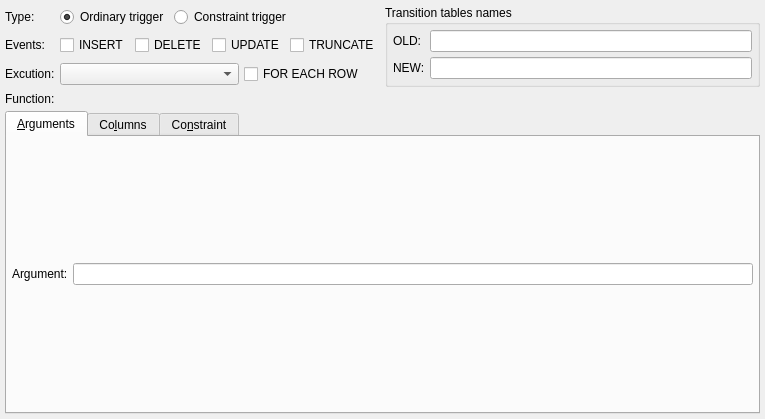
<?xml version="1.0" encoding="UTF-8"?>
<ui version="4.0">
 <class>TriggerWidget</class>
 <widget class="QWidget" name="TriggerWidget">
  <property name="geometry">
   <rect>
    <x>0</x>
    <y>0</y>
    <width>765</width>
    <height>419</height>
   </rect>
  </property>
  <property name="minimumSize">
   <size>
    <width>430</width>
    <height>310</height>
   </size>
  </property>
  <layout class="QGridLayout" name="trigger_grid">
   <property name="leftMargin">
    <number>5</number>
   </property>
   <property name="topMargin">
    <number>5</number>
   </property>
   <property name="rightMargin">
    <number>5</number>
   </property>
   <property name="bottomMargin">
    <number>5</number>
   </property>
   <property name="spacing">
    <number>5</number>
   </property>
   <item row="1" column="0">
    <widget class="QLabel" name="event_lbl">
     <property name="sizePolicy">
      <sizepolicy hsizetype="Preferred" vsizetype="Fixed">
       <horstretch>0</horstretch>
       <verstretch>0</verstretch>
      </sizepolicy>
     </property>
     <property name="minimumSize">
      <size>
       <width>0</width>
       <height>0</height>
      </size>
     </property>
     <property name="maximumSize">
      <size>
       <width>16777215</width>
       <height>16777215</height>
      </size>
     </property>
     <property name="text">
      <string>Events:</string>
     </property>
    </widget>
   </item>
   <item row="0" column="0">
    <widget class="QLabel" name="label">
     <property name="sizePolicy">
      <sizepolicy hsizetype="Preferred" vsizetype="Fixed">
       <horstretch>0</horstretch>
       <verstretch>0</verstretch>
      </sizepolicy>
     </property>
     <property name="text">
      <string>Type:</string>
     </property>
    </widget>
   </item>
   <item row="7" column="0" colspan="6">
    <widget class="QTabWidget" name="arg_cols_tbw">
     <property name="currentIndex">
      <number>0</number>
     </property>
     <property name="iconSize">
      <size>
       <width>22</width>
       <height>22</height>
      </size>
     </property>
     <widget class="QWidget" name="tab">
      <attribute name="icon">
       <iconset resource="../../res/resources.qrc">
        <normaloff>:/icons/icons/usertype.png</normaloff>:/icons/icons/usertype.png</iconset>
      </attribute>
      <attribute name="title">
       <string>&amp;Arguments</string>
      </attribute>
      <layout class="QGridLayout" name="gridLayout">
       <property name="leftMargin">
        <number>5</number>
       </property>
       <property name="topMargin">
        <number>5</number>
       </property>
       <property name="rightMargin">
        <number>5</number>
       </property>
       <property name="bottomMargin">
        <number>5</number>
       </property>
       <property name="spacing">
        <number>5</number>
       </property>
       <item row="0" column="0">
        <widget class="QLabel" name="argument_lbl">
         <property name="text">
          <string>Argument:</string>
         </property>
        </widget>
       </item>
       <item row="0" column="1">
        <widget class="QLineEdit" name="argument_edt">
         <property name="minimumSize">
          <size>
           <width>180</width>
           <height>0</height>
          </size>
         </property>
         <property name="clearButtonEnabled">
          <bool>true</bool>
         </property>
        </widget>
       </item>
      </layout>
     </widget>
     <widget class="QWidget" name="tab_2">
      <property name="enabled">
       <bool>false</bool>
      </property>
      <attribute name="icon">
       <iconset resource="../../res/resources.qrc">
        <normaloff>:/icons/icons/column.png</normaloff>:/icons/icons/column.png</iconset>
      </attribute>
      <attribute name="title">
       <string>Co&amp;lumns</string>
      </attribute>
      <layout class="QGridLayout" name="gridLayout_2">
       <property name="leftMargin">
        <number>5</number>
       </property>
       <property name="topMargin">
        <number>5</number>
       </property>
       <property name="rightMargin">
        <number>5</number>
       </property>
       <property name="bottomMargin">
        <number>5</number>
       </property>
       <property name="spacing">
        <number>5</number>
       </property>
      </layout>
     </widget>
     <widget class="QWidget" name="tab_3">
      <attribute name="icon">
       <iconset resource="../../res/resources.qrc">
        <normaloff>:/icons/icons/constraint.png</normaloff>:/icons/icons/constraint.png</iconset>
      </attribute>
      <attribute name="title">
       <string>Co&amp;nstraint</string>
      </attribute>
      <layout class="QGridLayout" name="gridLayout_3">
       <property name="leftMargin">
        <number>5</number>
       </property>
       <property name="topMargin">
        <number>5</number>
       </property>
       <property name="rightMargin">
        <number>5</number>
       </property>
       <property name="bottomMargin">
        <number>5</number>
       </property>
       <property name="spacing">
        <number>5</number>
       </property>
       <item row="0" column="0">
        <widget class="QLabel" name="options_lbl">
         <property name="enabled">
          <bool>true</bool>
         </property>
         <property name="sizePolicy">
          <sizepolicy hsizetype="Preferred" vsizetype="Fixed">
           <horstretch>0</horstretch>
           <verstretch>0</verstretch>
          </sizepolicy>
         </property>
         <property name="minimumSize">
          <size>
           <width>0</width>
           <height>0</height>
          </size>
         </property>
         <property name="maximumSize">
          <size>
           <width>16777215</width>
           <height>16777215</height>
          </size>
         </property>
         <property name="text">
          <string>Options:</string>
         </property>
        </widget>
       </item>
       <item row="0" column="1">
        <layout class="QHBoxLayout" name="horizontalLayout">
         <property name="spacing">
          <number>5</number>
         </property>
         <item>
          <widget class="QCheckBox" name="deferrable_chk">
           <property name="enabled">
            <bool>false</bool>
           </property>
           <property name="sizePolicy">
            <sizepolicy hsizetype="Minimum" vsizetype="Fixed">
             <horstretch>0</horstretch>
             <verstretch>0</verstretch>
            </sizepolicy>
           </property>
           <property name="minimumSize">
            <size>
             <width>0</width>
             <height>0</height>
            </size>
           </property>
           <property name="maximumSize">
            <size>
             <width>16777215</width>
             <height>16777215</height>
            </size>
           </property>
           <property name="text">
            <string>Deferrable:</string>
           </property>
          </widget>
         </item>
         <item>
          <widget class="QComboBox" name="deferral_type_cmb">
           <property name="enabled">
            <bool>false</bool>
           </property>
           <property name="sizePolicy">
            <sizepolicy hsizetype="Expanding" vsizetype="Fixed">
             <horstretch>0</horstretch>
             <verstretch>0</verstretch>
            </sizepolicy>
           </property>
           <property name="minimumSize">
            <size>
             <width>0</width>
             <height>0</height>
            </size>
           </property>
           <property name="maximumSize">
            <size>
             <width>16777215</width>
             <height>16777215</height>
            </size>
           </property>
           <property name="iconSize">
            <size>
             <width>28</width>
             <height>28</height>
            </size>
           </property>
          </widget>
         </item>
        </layout>
       </item>
       <item row="2" column="1">
        <widget class="QPlainTextEdit" name="cond_expr_txt">
         <property name="sizePolicy">
          <sizepolicy hsizetype="Expanding" vsizetype="Expanding">
           <horstretch>0</horstretch>
           <verstretch>0</verstretch>
          </sizepolicy>
         </property>
         <property name="minimumSize">
          <size>
           <width>0</width>
           <height>0</height>
          </size>
         </property>
         <property name="maximumSize">
          <size>
           <width>16777215</width>
           <height>16777215</height>
          </size>
         </property>
         <property name="frameShadow">
          <enum>QFrame::Shadow::Sunken</enum>
         </property>
         <property name="lineWidth">
          <number>1</number>
         </property>
         <property name="midLineWidth">
          <number>0</number>
         </property>
         <property name="verticalScrollBarPolicy">
          <enum>Qt::ScrollBarPolicy::ScrollBarAsNeeded</enum>
         </property>
         <property name="horizontalScrollBarPolicy">
          <enum>Qt::ScrollBarPolicy::ScrollBarAsNeeded</enum>
         </property>
        </widget>
       </item>
       <item row="1" column="0">
        <widget class="QLabel" name="ref_table_lbl">
         <property name="enabled">
          <bool>false</bool>
         </property>
         <property name="sizePolicy">
          <sizepolicy hsizetype="Preferred" vsizetype="Fixed">
           <horstretch>0</horstretch>
           <verstretch>0</verstretch>
          </sizepolicy>
         </property>
         <property name="minimumSize">
          <size>
           <width>0</width>
           <height>0</height>
          </size>
         </property>
         <property name="maximumSize">
          <size>
           <width>16777215</width>
           <height>16777215</height>
          </size>
         </property>
         <property name="text">
          <string>Reference Table:</string>
         </property>
        </widget>
       </item>
       <item row="2" column="0">
        <widget class="QLabel" name="cond_expr_lbl">
         <property name="sizePolicy">
          <sizepolicy hsizetype="Preferred" vsizetype="Expanding">
           <horstretch>0</horstretch>
           <verstretch>0</verstretch>
          </sizepolicy>
         </property>
         <property name="minimumSize">
          <size>
           <width>0</width>
           <height>0</height>
          </size>
         </property>
         <property name="maximumSize">
          <size>
           <width>16777215</width>
           <height>16777215</height>
          </size>
         </property>
         <property name="text">
          <string>Condition:</string>
         </property>
        </widget>
       </item>
      </layout>
     </widget>
    </widget>
   </item>
   <item row="1" column="1" colspan="4">
    <widget class="QWidget" name="events_wgt" native="true">
     <property name="minimumSize">
      <size>
       <width>0</width>
       <height>0</height>
      </size>
     </property>
     <layout class="QHBoxLayout" name="horizontalLayout_2">
      <property name="spacing">
       <number>5</number>
      </property>
      <property name="leftMargin">
       <number>0</number>
      </property>
      <property name="topMargin">
       <number>0</number>
      </property>
      <property name="rightMargin">
       <number>0</number>
      </property>
      <property name="bottomMargin">
       <number>0</number>
      </property>
      <item>
       <widget class="QCheckBox" name="insert_chk">
        <property name="sizePolicy">
         <sizepolicy hsizetype="Preferred" vsizetype="Fixed">
          <horstretch>0</horstretch>
          <verstretch>0</verstretch>
         </sizepolicy>
        </property>
        <property name="minimumSize">
         <size>
          <width>0</width>
          <height>0</height>
         </size>
        </property>
        <property name="maximumSize">
         <size>
          <width>16777215</width>
          <height>16777215</height>
         </size>
        </property>
        <property name="text">
         <string>INSERT</string>
        </property>
       </widget>
      </item>
      <item>
       <widget class="QCheckBox" name="delete_chk">
        <property name="sizePolicy">
         <sizepolicy hsizetype="Preferred" vsizetype="Fixed">
          <horstretch>0</horstretch>
          <verstretch>0</verstretch>
         </sizepolicy>
        </property>
        <property name="minimumSize">
         <size>
          <width>0</width>
          <height>0</height>
         </size>
        </property>
        <property name="maximumSize">
         <size>
          <width>16777215</width>
          <height>16777215</height>
         </size>
        </property>
        <property name="text">
         <string>DELETE</string>
        </property>
       </widget>
      </item>
      <item>
       <widget class="QCheckBox" name="update_chk">
        <property name="sizePolicy">
         <sizepolicy hsizetype="Preferred" vsizetype="Fixed">
          <horstretch>0</horstretch>
          <verstretch>0</verstretch>
         </sizepolicy>
        </property>
        <property name="minimumSize">
         <size>
          <width>0</width>
          <height>0</height>
         </size>
        </property>
        <property name="maximumSize">
         <size>
          <width>16777215</width>
          <height>16777215</height>
         </size>
        </property>
        <property name="text">
         <string>UPDATE</string>
        </property>
       </widget>
      </item>
      <item>
       <widget class="QCheckBox" name="truncate_chk">
        <property name="sizePolicy">
         <sizepolicy hsizetype="Preferred" vsizetype="Fixed">
          <horstretch>0</horstretch>
          <verstretch>0</verstretch>
         </sizepolicy>
        </property>
        <property name="minimumSize">
         <size>
          <width>0</width>
          <height>0</height>
         </size>
        </property>
        <property name="maximumSize">
         <size>
          <width>16777215</width>
          <height>16777215</height>
         </size>
        </property>
        <property name="text">
         <string>TRUNCATE</string>
        </property>
       </widget>
      </item>
     </layout>
    </widget>
   </item>
   <item row="0" column="1">
    <widget class="QRadioButton" name="ordinary_rb">
     <property name="sizePolicy">
      <sizepolicy hsizetype="Minimum" vsizetype="Fixed">
       <horstretch>0</horstretch>
       <verstretch>0</verstretch>
      </sizepolicy>
     </property>
     <property name="text">
      <string>Ordinary trigger</string>
     </property>
     <property name="checked">
      <bool>true</bool>
     </property>
    </widget>
   </item>
   <item row="0" column="2" colspan="3">
    <widget class="QRadioButton" name="constraint_rb">
     <property name="sizePolicy">
      <sizepolicy hsizetype="Preferred" vsizetype="Fixed">
       <horstretch>0</horstretch>
       <verstretch>0</verstretch>
      </sizepolicy>
     </property>
     <property name="text">
      <string>Constraint trigger</string>
     </property>
    </widget>
   </item>
   <item row="2" column="3" colspan="2">
    <widget class="QCheckBox" name="exec_per_row_chk">
     <property name="sizePolicy">
      <sizepolicy hsizetype="Preferred" vsizetype="Fixed">
       <horstretch>0</horstretch>
       <verstretch>0</verstretch>
      </sizepolicy>
     </property>
     <property name="minimumSize">
      <size>
       <width>0</width>
       <height>0</height>
      </size>
     </property>
     <property name="maximumSize">
      <size>
       <width>16777215</width>
       <height>16777215</height>
      </size>
     </property>
     <property name="text">
      <string>FOR EACH ROW</string>
     </property>
    </widget>
   </item>
   <item row="2" column="1" colspan="2">
    <widget class="QComboBox" name="firing_mode_cmb">
     <property name="enabled">
      <bool>true</bool>
     </property>
     <property name="sizePolicy">
      <sizepolicy hsizetype="Preferred" vsizetype="Fixed">
       <horstretch>0</horstretch>
       <verstretch>0</verstretch>
      </sizepolicy>
     </property>
     <property name="minimumSize">
      <size>
       <width>0</width>
       <height>0</height>
      </size>
     </property>
     <property name="maximumSize">
      <size>
       <width>16777215</width>
       <height>16777215</height>
      </size>
     </property>
     <property name="iconSize">
      <size>
       <width>28</width>
       <height>28</height>
      </size>
     </property>
    </widget>
   </item>
   <item row="2" column="0">
    <widget class="QLabel" name="firing_mode_lbl">
     <property name="enabled">
      <bool>true</bool>
     </property>
     <property name="sizePolicy">
      <sizepolicy hsizetype="Preferred" vsizetype="Fixed">
       <horstretch>0</horstretch>
       <verstretch>0</verstretch>
      </sizepolicy>
     </property>
     <property name="minimumSize">
      <size>
       <width>0</width>
       <height>0</height>
      </size>
     </property>
     <property name="maximumSize">
      <size>
       <width>16777215</width>
       <height>16777215</height>
      </size>
     </property>
     <property name="text">
      <string>Excution:</string>
     </property>
    </widget>
   </item>
   <item row="3" column="0">
    <widget class="QLabel" name="function_lbl">
     <property name="enabled">
      <bool>true</bool>
     </property>
     <property name="sizePolicy">
      <sizepolicy hsizetype="Preferred" vsizetype="Fixed">
       <horstretch>0</horstretch>
       <verstretch>0</verstretch>
      </sizepolicy>
     </property>
     <property name="minimumSize">
      <size>
       <width>0</width>
       <height>0</height>
      </size>
     </property>
     <property name="maximumSize">
      <size>
       <width>16777215</width>
       <height>16777215</height>
      </size>
     </property>
     <property name="text">
      <string>Function:</string>
     </property>
    </widget>
   </item>
   <item row="0" column="5" rowspan="3">
    <widget class="QGroupBox" name="transition_tabs_names_gb">
     <property name="sizePolicy">
      <sizepolicy hsizetype="Expanding" vsizetype="Preferred">
       <horstretch>0</horstretch>
       <verstretch>0</verstretch>
      </sizepolicy>
     </property>
     <property name="title">
      <string>Transition tables names</string>
     </property>
     <layout class="QGridLayout" name="gridLayout_5">
      <property name="leftMargin">
       <number>5</number>
      </property>
      <property name="topMargin">
       <number>5</number>
      </property>
      <property name="rightMargin">
       <number>5</number>
      </property>
      <property name="bottomMargin">
       <number>5</number>
      </property>
      <property name="spacing">
       <number>5</number>
      </property>
      <item row="0" column="1">
       <widget class="QLineEdit" name="old_table_edt">
        <property name="minimumSize">
         <size>
          <width>180</width>
          <height>0</height>
         </size>
        </property>
        <property name="clearButtonEnabled">
         <bool>true</bool>
        </property>
       </widget>
      </item>
      <item row="0" column="0">
       <widget class="QLabel" name="old_table_lbl">
        <property name="text">
         <string>OLD:</string>
        </property>
       </widget>
      </item>
      <item row="1" column="0">
       <widget class="QLabel" name="new_table_lbl">
        <property name="text">
         <string>NEW:</string>
        </property>
       </widget>
      </item>
      <item row="1" column="1">
       <widget class="QLineEdit" name="new_table_edt">
        <property name="minimumSize">
         <size>
          <width>180</width>
          <height>0</height>
         </size>
        </property>
        <property name="clearButtonEnabled">
         <bool>true</bool>
        </property>
       </widget>
      </item>
     </layout>
    </widget>
   </item>
  </layout>
 </widget>
 <tabstops>
  <tabstop>ordinary_rb</tabstop>
  <tabstop>constraint_rb</tabstop>
  <tabstop>insert_chk</tabstop>
  <tabstop>delete_chk</tabstop>
  <tabstop>update_chk</tabstop>
  <tabstop>truncate_chk</tabstop>
  <tabstop>firing_mode_cmb</tabstop>
  <tabstop>exec_per_row_chk</tabstop>
  <tabstop>old_table_edt</tabstop>
  <tabstop>new_table_edt</tabstop>
  <tabstop>arg_cols_tbw</tabstop>
  <tabstop>argument_edt</tabstop>
  <tabstop>deferrable_chk</tabstop>
  <tabstop>deferral_type_cmb</tabstop>
  <tabstop>cond_expr_txt</tabstop>
 </tabstops>
 <resources>
  <include location="../../res/resources.qrc"/>
 </resources>
 <connections/>
</ui>
